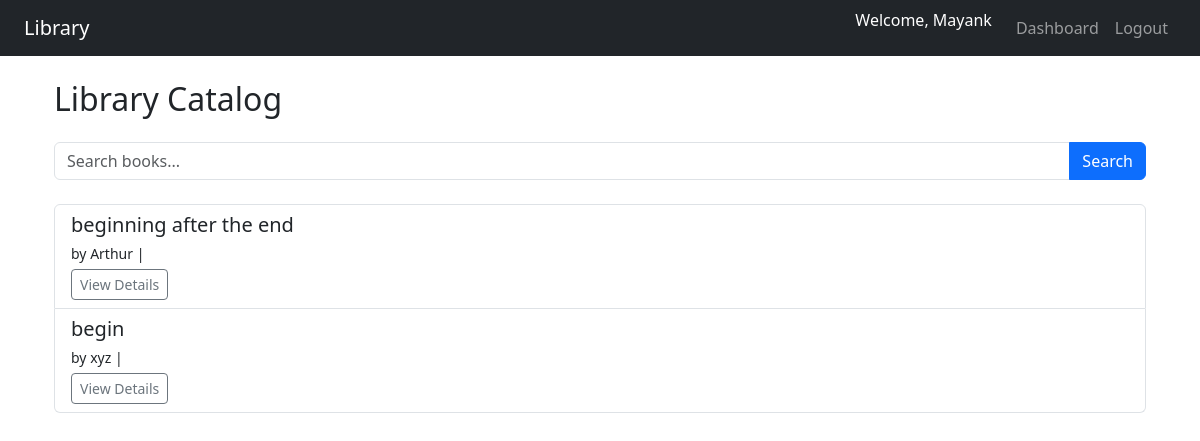
The app's page / (signed in) with its own data.
### core/models.py (models this page shows, shortened)
class CustomUser(AbstractUser):
    ROLE_CHOICES = (
        ('ADMIN','Admin'),
        ('MEMBER','Member'),
    )
    role = models.CharField(max_length = 10, choices = ROLE_CHOICES,default='MEMBER')
    phone_number = models.CharField(
        max_length=10,
        validators=[RegexValidator(regex = r'^\d{10}$',message = 'Enter a valid 10 digit phone number')],
        blank = True,
        null = True,
    )
    address = models.CharField(blank=True,null=True)

class Book(models.Model):
    title = models.CharField(max_length=255)
    author = models.CharField(max_length=255)
    genre = models.CharField(max_length=100,blank = True, null=True)
    language = models.CharField(max_length=50,blank = True,null = True)
    isbn = models.CharField(max_length=13,unique=True)
    total_copies = models.PositiveIntegerField(default=0)
    available_copies = models.PositiveIntegerField(default = 0)

### core/views.py (the view, shortened to what this page needs)
# urls.py: path("",views.book_list_view,name = "book_list"),
def book_list_view(request):
    query = request.GET.get('q','')
    books = Book.objects.all()
    context = {
        'books':books,
        'query':query,
    }
    return render(request,"core/book_list.html",context)

### core/templates/core/book_list.html (shortened to what this page needs)
{% extends 'base.html' %}
{% block content %}
<div class="container my-4">
  <h2 class="mb-4">Library Catalog</h2>
  <form method="get" class="input-group mb-4" role="search" aria-label="Search books">
    <input
      type="text"
      name="q"
      class="form-control"
      placeholder="Search books..."
      value="{{ query|default:'' }}"
      aria-label="Search books"
    />
    <button type="submit" class="btn btn-primary">Search</button>
  </form>
  {% if books %}
  <ul class="list-group">
    {% for book in books %}
    <li class="list-group-item">
      <h5 class="mb-1">{{ book.title }}</h5>
      <p class="mb-1">
        <small>by {{ book.author }} | <em>{{ book.category }}</em></small>
      </p>
      <a href="{% url 'core:book_detail' book.id %}" class="btn btn-sm btn-outline-secondary">View Details</a>
    </li>
    {% endfor %}
  </ul>
  {% else %}
  <div class="alert alert-info">No books found.</div>
  {% endif %}
</div>
{% endblock %}

### core/templates/base.html (shortened to what this page needs)
<!DOCTYPE html>
<html lang="en">
<head>
  <link
    href="https://cdn.jsdelivr.net/npm/bootstrap@5.3.2/dist/css/bootstrap.min.css"
    rel="stylesheet"
  />
</head>
<body>
  <nav class="navbar navbar-expand-lg navbar-dark bg-dark px-4 mb-4">
    <a class="navbar-brand" href="/">Library</a>
    <div class="collapse navbar-collapse justify-content-end" id="navbarNav">
      <ul class="navbar-nav">
        {% if user.is_authenticated %}
        <li class="nav-item">
          <span class="navbar-text text-white me-3">
            Welcome, {{ user.username }}
          </span>
        </li>
        <li class="nav-item">
          <a class="nav-link" href="{% url 'core:user_dashboard' %}">Dashboard</a>
        </li>
        <li class="nav-item">
          <form method="post" action="{% url 'users:logout' %}" class="d-inline">
            <button class="btn btn-link nav-link" type="submit">Logout</button>
          </form>
        </li>
        {% endif %}
      </ul>
    </div>
  </nav>
  <div class="container">
    {% block content %}{% endblock %}
  </div>
</body>
</html>

### records on screen
CustomUser: username "Mayank"
Book: title "beginning after the end", author "Arthur"
Book: title "begin", author "xyz"
